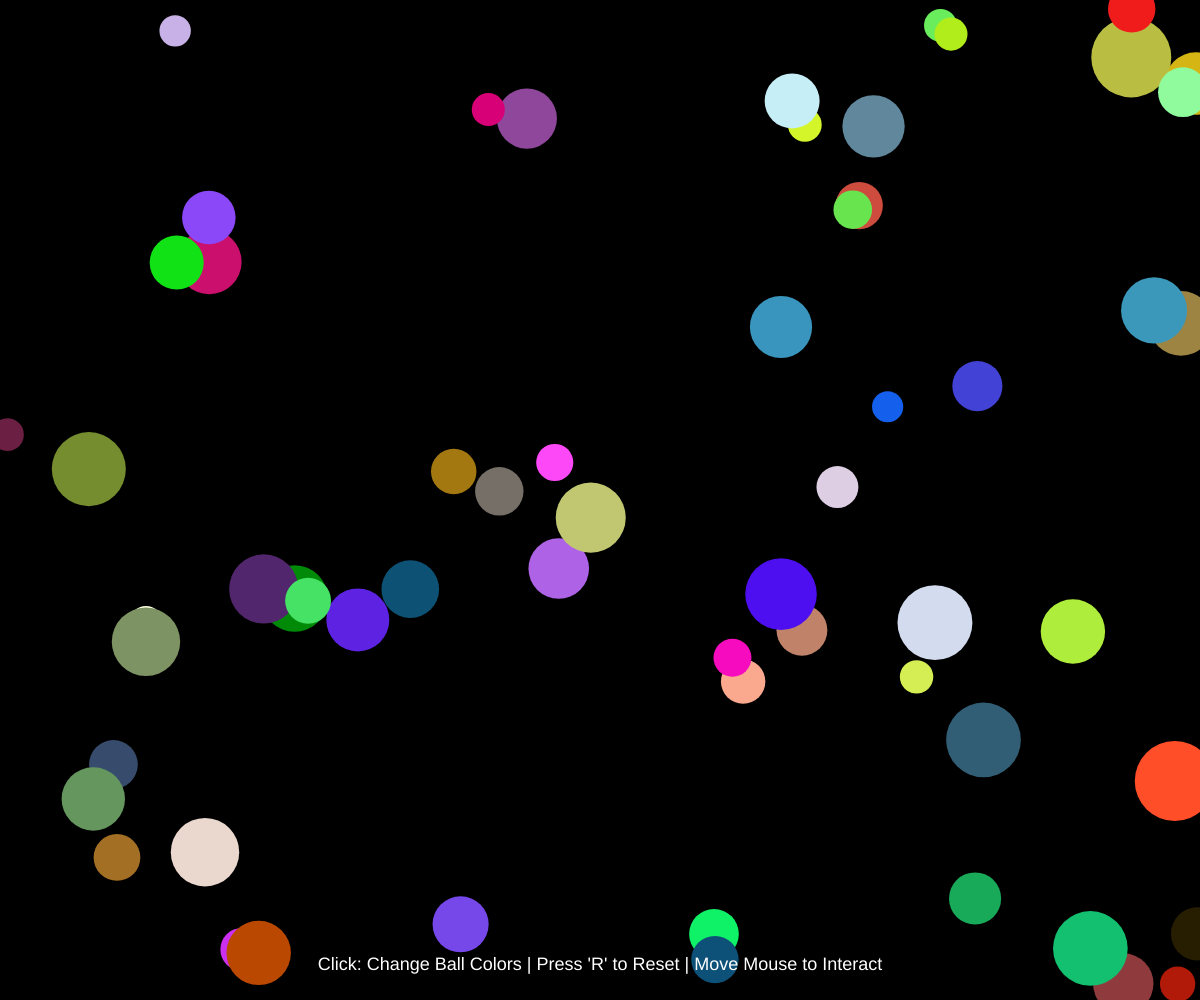
Frame 1 (no input)
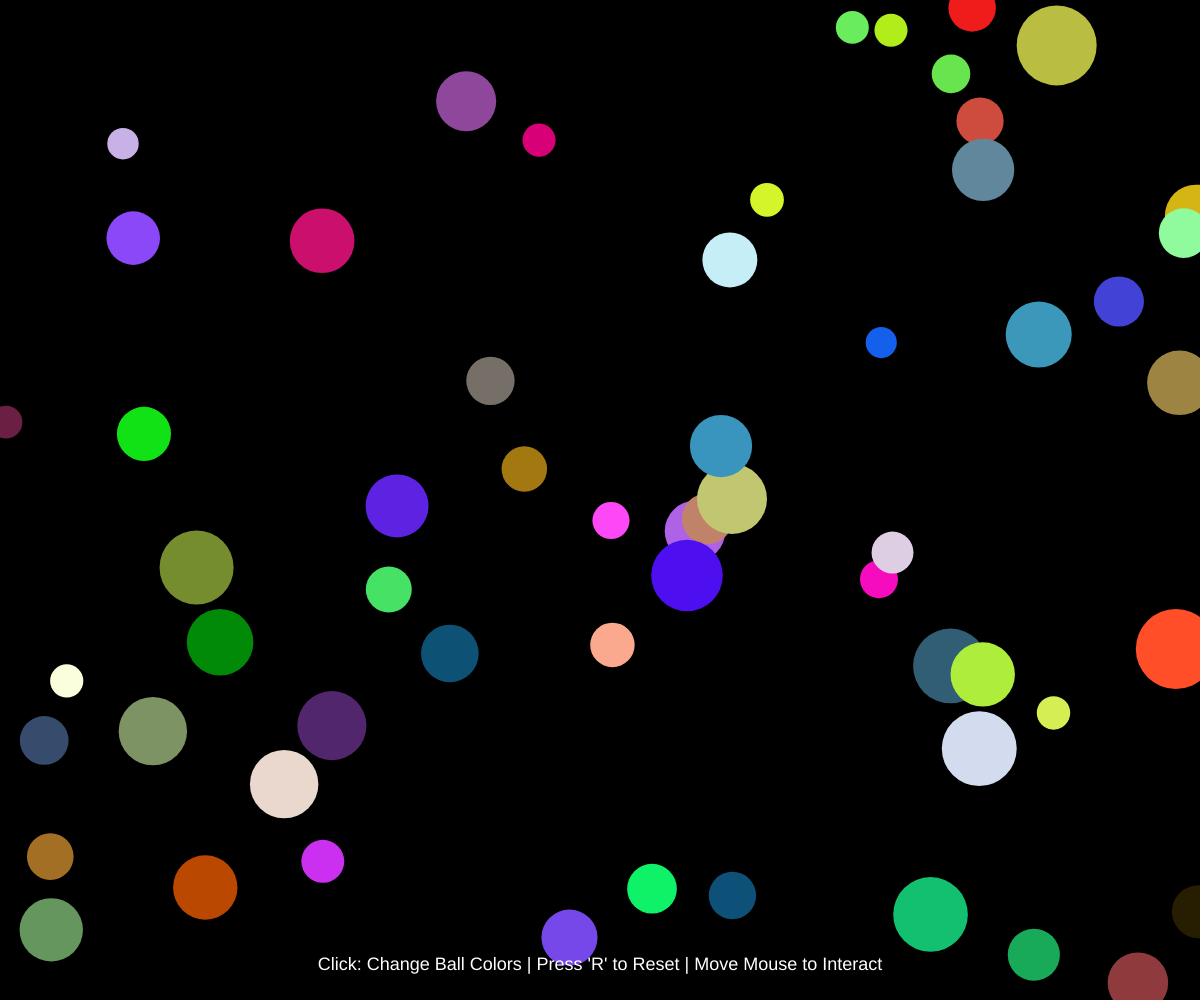
Frame 60 (no input)
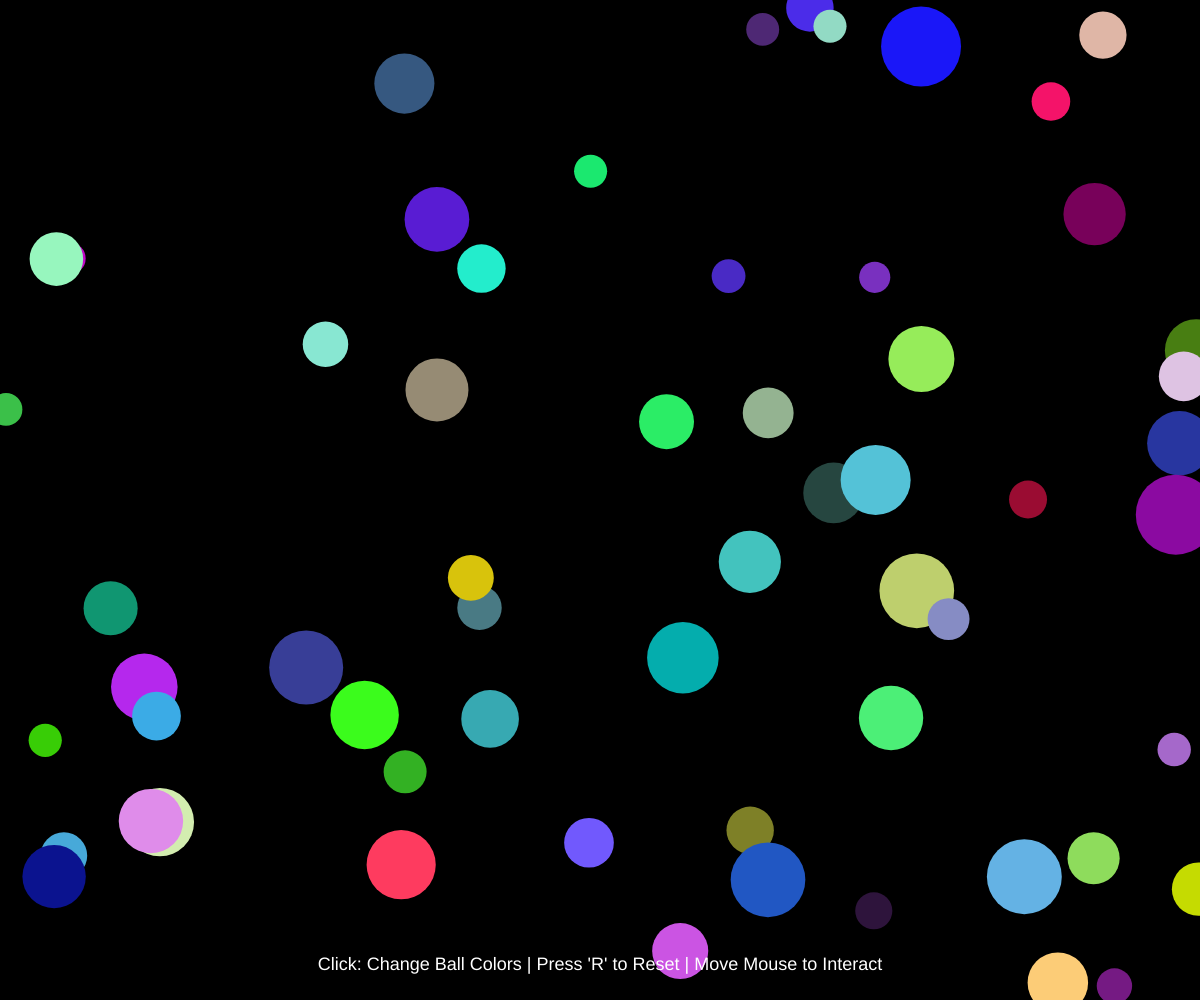
Frame 120 (the mouse pressed at the canvas centre since frame 60)

The p5.js sketch that drew these frames (run headless with seeded random() and noise() and a simulated clock; from frame 60 on, the mouse is pressed at the canvas centre):

// p5.js sketch
// ── sketch.js
// Sketch Name: Interactive Art - "Emotion Orbs"

let balls = []; // Array to store all ball objects
let bgColor; // Background color variable
let numBalls = 60; // Number of balls in the sketch

function setup() {
  createCanvas(windowWidth, windowHeight); // Set canvas size to full window
  bgColor = color(0); // Set initial background color to black

  // Create 'numBalls' number of Ball objects and store in array
  for (let i = 0; i < numBalls; i++) {
    balls.push(new Ball()); // Add a new ball to the array
  }
}

function draw() {
  background(bgColor, 20); // Draw semi-transparent background to create motion trails

  // Loop through each ball to update position, display it, and handle interaction
  for (let b of balls) {
    b.update();   // Move the ball
    b.display();  // Draw the ball on screen
    b.interact(); // Apply interaction behavior based on mouse
  }

  // Instruction text for user interaction
  fill(255); // Set text color to white
  textSize(18); // Set text size
  textAlign(CENTER); // Align text to center
  text("Click: Change Ball Colors | Press 'R' to Reset | Move Mouse to Interact", width / 2, height - 30); // Display instructions
}

function mousePressed() {
  // When mouse is clicked, change color of all balls
  for (let b of balls) {
    b.changeColor(); // Randomize ball color
  }
}

function keyPressed() {
  if (key === 'r' || key === 'R') { // If 'R' key is pressed
    balls = []; // Clear current balls

    // Recreate balls with fresh random positions and velocities
    for (let i = 0; i < numBalls; i++) {
      balls.push(new Ball());
    }

    bgColor = color(0); // Reset background color to black
  }
}

// Ball class defines properties and behaviors of each ball
class Ball {
  constructor() {
    this.pos = createVector(random(width), random(height)); // Set initial random position
    this.vel = p5.Vector.random2D().mult(random(1, 3)); // Random 2D velocity vector
    this.radius = random(15, 40); // Random radius size
    this.color = color(random(255), random(255), random(255)); // Random initial color
  }

  update() {
    this.pos.add(this.vel); // Update ball position by velocity

    // Reverse direction if ball hits canvas edge (bounce)
    if (this.pos.x < this.radius || this.pos.x > width - this.radius) {
      this.vel.x *= -1; // Reverse X direction
    }
    if (this.pos.y < this.radius || this.pos.y > height - this.radius) {
      this.vel.y *= -1; // Reverse Y direction
    }
  }

  display() {
    noStroke(); // No outline around the ball
    fill(this.color); // Fill ball with its color
    ellipse(this.pos.x, this.pos.y, this.radius * 2); // Draw circle representing ball
  }

  changeColor() {
    this.color = color(random(255), random(255), random(255)); // Assign a new random color
  }

  interact() {
    let mouse = createVector(mouseX, mouseY); // Create vector for mouse position
    let d = dist(mouseX, mouseY, this.pos.x, this.pos.y); // Distance between mouse and ball

    if (d < 100) { // If ball is within 100 pixels of the mouse
      let push = p5.Vector.sub(this.pos, mouse).setMag(0.5); // Calculate small repelling force
      this.vel.add(push); // Apply repelling force to velocity
    }
  }
}
